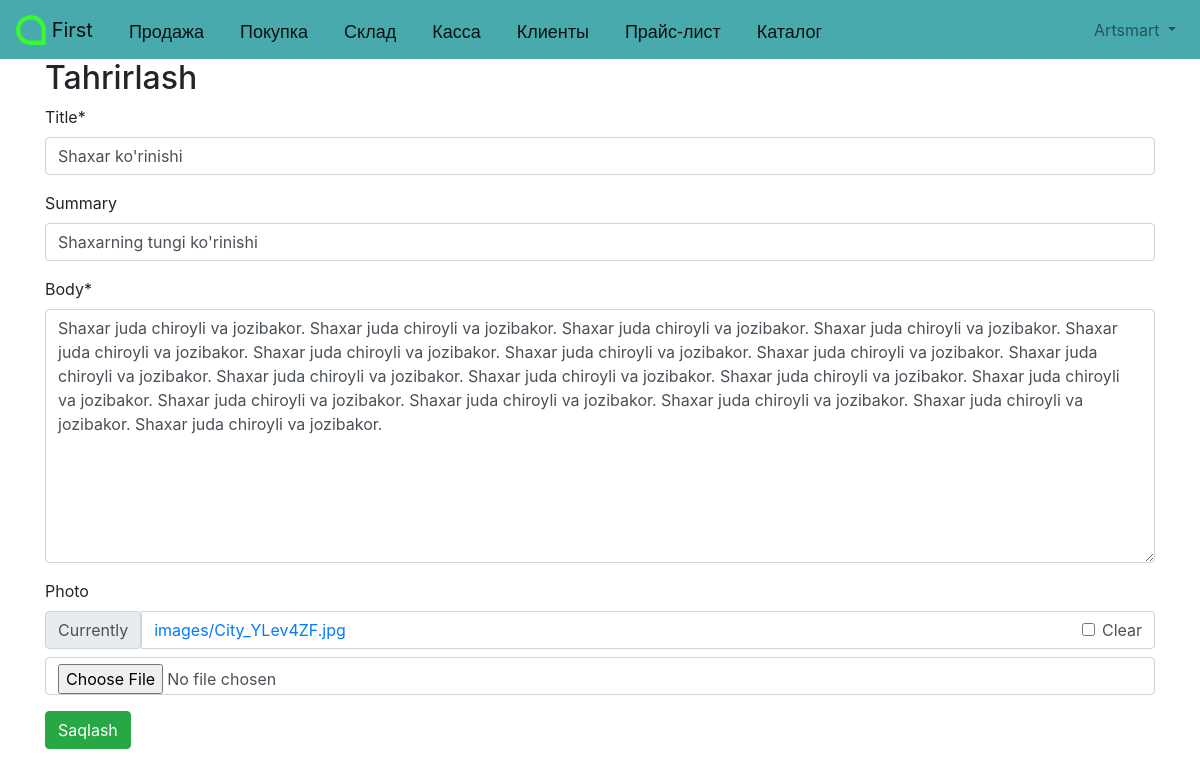
Page /articles/2/edit/ (signed in) on the committed database.
### accounts/models.py (models this page shows)
class CustomUser(AbstractUser):
    age = models.PositiveIntegerField(null=True, blank=True)

### articles/models.py (models this page shows, shortened)
class Article(models.Model):
    title = models.CharField(max_length=155)
    summary = models.CharField(max_length=200, blank=True)
    body = RichTextField()
    photo = models.ImageField(upload_to='images/', blank=True)
    date = models.DateTimeField(auto_now_add=True)
    author = models.ForeignKey(
        get_user_model(),
        on_delete=models.CASCADE,
    )

### articles/views.py (the view)
# urls.py: path('<int:pk>/edit/', ArticleUpdateView.as_view(), name="article_edit"),
class ArticleUpdateView(LoginRequiredMixin, UserPassesTestMixin, UpdateView):
    model = Article
    fields = ('title', 'summary', 'body', 'photo')
    template_name = 'article_edit.html'
    def test_func(self):
        obj = self.get_object()
        return obj.author == self.request.user

### templates/article_edit.html (shortened to what this page needs)
{% extends 'base.html' %}
{% load crispy_forms_tags %}
{% block content %}
    <h2>Tahrirlash</h2>
    <form method="post" enctype="multipart/form-data">{% csrf_token %}
        {{ form|crispy }}
    <button class="btn btn-success" type="submit">Saqlash</button>
    </form>
{% endblock content %}

### templates/base.html (shortened to what this page needs)
{% load static %}
<!DOCTYPE html>
<html lang="en">
<head>
    <link rel="stylesheet" href="https://cdn.jsdelivr.net/npm/bootstrap@4.5.3/dist/css/bootstrap.min.css">
</head>
    <body>
        <nav class="navbar navbar-expand-lg navbar-light" style="background-color: #48AAAD" id="bosh" >
            <a class="navbar-brand" href="/">
                <img src="/static/artel.png" width="30" height="30" class="d-inline-block align-top" alt="">
                First
            </a>
            <a class="navbar-brand" id="knopka" href="/">Продажа</a>
            <a class="navbar-brand" id="knopka" href="/">Покупка</a>
            <a class="navbar-brand" id="knopka" href="/">Склад</a>
            <a class="navbar-brand" id="knopka" href="/">Касса</a>
            <a class="navbar-brand" id="knopka" href="/">Клиенты</a>
            <a class="navbar-brand" id="knopka" href="/">Прайс-лист</a>
            <a class="navbar-brand" id="knopka" href="{% url 'product_catalog'%}">Каталог</a>
            <div class="collapse navbar-collapse" id="navbarSupportedContent">
                {% if user.is_authenticated %}
                    <ul class="navbar-nav ml-auto">
                        <li class="nav-item">
                            <a class="nav-link dropdown-toggle" href="#"
                                id="navbarDropdown" role="button" data-toggle="dropdown"
                                aria-haspopup="true" aria-expanded="false">
                                {{ user.username | title }}
                            </a>
                        </li>
                    </ul>
                {% else %}
                    <form class="form-inline ml-auto">
                        <a href="{% url 'login' %}" class="btn btn-outline-light">Kirish</a>
                        <a href="{% url 'signup' %}" class="btn btn-primary ml-2">Ro'yxatdan o'tish</a>
                    </form>
                {% endif %}
            </div>
        </nav>
        <main>
        <div class="container">
            {% block content %}
            {% endblock content %}
        </div>
        </main>
    </body>
</html>

### templates/base.html (style rules this page uses)
#knopka { margin-top: 6; padding-left: 20; font-family: arial; font-size: 18px; }

### rows in the picture
CustomUser: username "Artsmart"
Article: title "Shaxar ko'rinishi", summary "Shaxarning tungi ko'rinishi", body "Shaxar juda chiroyli va jozibakor. Shaxar juda chiroyli va jozibakor. Shaxar juda chiroyli va jozibakor. Shaxar juda chiroyli va jozibakor. Shaxar juda chiroyli va jozibakor. Shaxar juda chiroyli va jozibakor. Shaxar juda chiroyli va jozibakor. Shaxar juda chiroyli va jozibakor. Shaxar juda chiroyli va jozibakor. Shaxar juda chiroyli va jozibakor. Shaxar juda chiroyli va jozibakor. Shaxar juda chiroyli va jozibakor. Shaxar juda chiroyli va jozibakor. Shaxar juda chiroyli va jozibakor. Shaxar juda chiroyli va jozibakor. Shaxar juda chiroyli va jozibakor. Shaxar juda chiroyli va jozibakor. Shaxar juda chiroyli va jozibakor."
